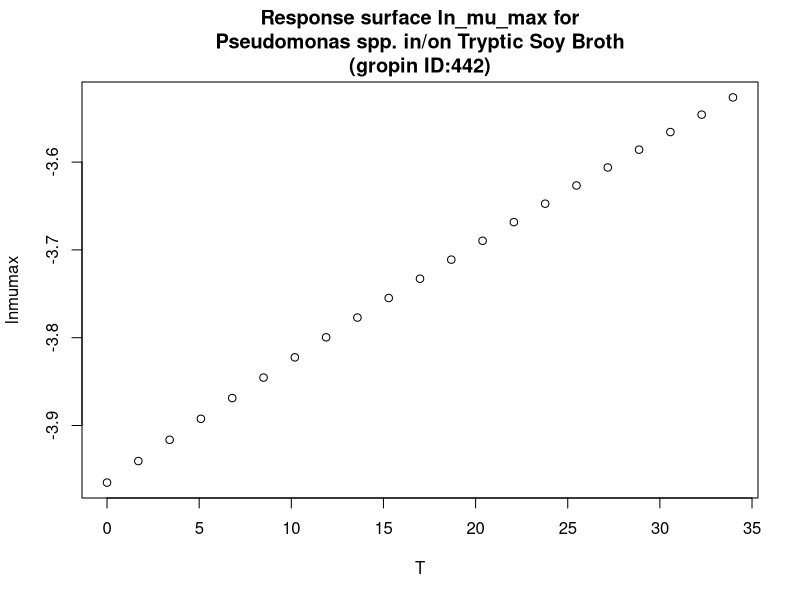

Reproduce this figure in R.
#############################
# start of Parameter script
#############################
T <- seq(0,33.966033966034,length.out=21)
#############################
# end of Parameter script
#############################
############################# 
# start of Model script Gropin ID 442 
#############################
 
# constant coefficients for this model
 
variables <- data.frame(T)
argumentsPar <- unique.data.frame(expand.grid(variables))
 
# heart of the model
response_surface <- function(T) {
   mumax <-(-9000/(8.3144261*(T+273)))

	return(mumax=mumax)
} 

# output parameters
responseSurface <- cbind(argumentsPar,response_surface(argumentsPar['T']))
colnames(responseSurface) <- c(colnames(argumentsPar),'lnmumax')
#############################
# End of Model script
#############################
############################# 
# start of Visualisation script Gropin ID 442 
#############################
titleText <-'Response surface ln_mu_max for
Pseudomonas spp. in/on Tryptic Soy Broth
(gropin ID:442)'
plot(T,responseSurface$'lnmumax',xlab='T',
                          ylab='lnmumax',main=titleText)
#############################
# End of Visualisation script
#############################
